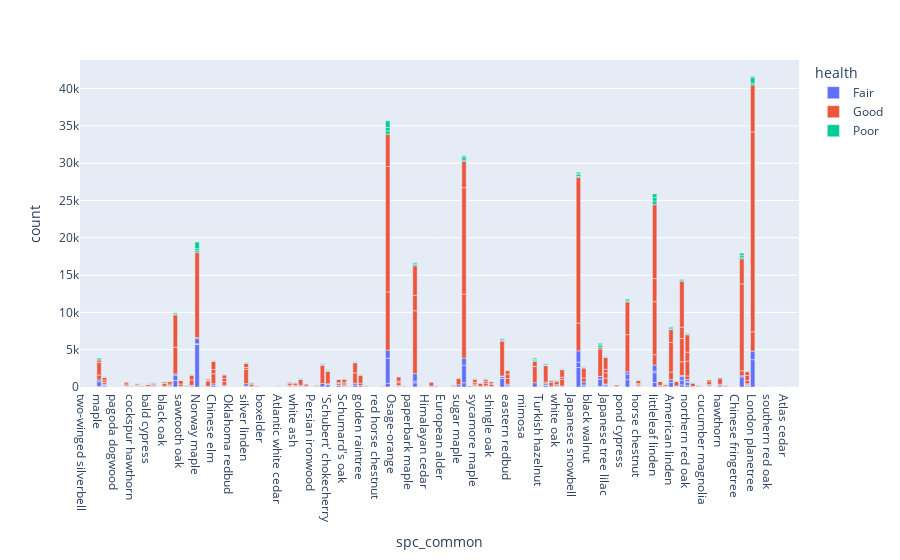

The notebook cell this image was saved under:
### Markdown cell above
<h3>Insights</h3>

1. What proportion of trees are in good, fair, or poor health according to the ‘health’ variable?

### Code cell
fig = px.bar(soql_health, x="spc_common", y="count",color="health")
fig.show()

### Figure 1 — Plotly figure (JSON) as saved in the notebook; plotly's stock layout.template omitted (floating-point values rounded to 4 significant figures; data arrays with more than 128 entries replaced by an {"elided": "..."} marker saying what was removed)
{"data": [{"alignmentgroup": "True", "hoverlabel": {"namelength": 0}, "hovertemplate": "health=Fair<br>spc_common=%{x}<br>count=%{y}", "legendgroup": "Fair", "marker": {"color": "#636efa"}, "name": "Fair", "offsetgroup": "Fair", "orientation": "v", "showlegend": true, "textposition": "auto", "type": "bar", "x": {"elided": "347 str values"}, "xaxis": "x", "y": {"elided": "347 int values"}, "yaxis": "y"}, {"alignmentgroup": "True", "hoverlabel": {"namelength": 0}, "hovertemplate": "health=Good<br>spc_common=%{x}<br>count=%{y}", "legendgroup": "Good", "marker": {"color": "#EF553B"}, "name": "Good", "offsetgroup": "Good", "orientation": "v", "showlegend": true, "textposition": "auto", "type": "bar", "x": {"elided": "343 str values"}, "xaxis": "x", "y": {"elided": "343 int values"}, "yaxis": "y"}, {"alignmentgroup": "True", "hoverlabel": {"namelength": 0}, "hovertemplate": "health=Poor<br>spc_common=%{x}<br>count=%{y}", "legendgroup": "Poor", "marker": {"color": "#00cc96"}, "name": "Poor", "offsetgroup": "Poor", "orientation": "v", "showlegend": true, "textposition": "auto", "type": "bar", "x": {"elided": "304 str values"}, "xaxis": "x", "y": {"elided": "304 int values"}, "yaxis": "y"}], "layout": {"barmode": "relative", "legend": {"title": {"text": "health"}, "tracegroupgap": 0}, "margin": {"t": 60}, "xaxis": {"anchor": "y", "domain": [0, 1], "title": {"text": "spc_common"}}, "yaxis": {"anchor": "x", "domain": [0, 1], "title": {"text": "count"}}}}
